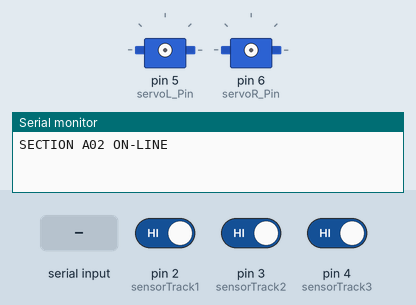
A sketch run on a simulated Arduino Uno, built with avr-gcc and run on an emulated ATmega328P. Shown: 2 × servo, the last lines printed to the serial monitor. The test bench sets the inputs (shaded band); at power-on: pin 2 (sensorTrack1) HIGH, pin 3 (sensorTrack2) HIGH, pin 4 (sensorTrack3) HIGH.

Above: at 2.2 s.
2.3 s: pin 2 (sensorTrack1) driven LOW
4.0 s: pin 3 (sensorTrack2) driven LOW
At 4.43 s:
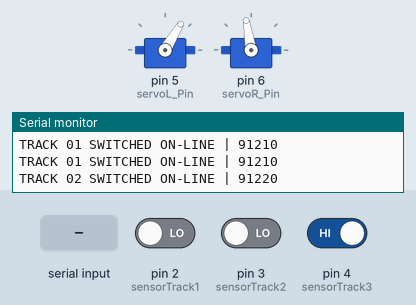
7.0 s: pin 4 (sensorTrack3) driven LOW
At 7.45 s:
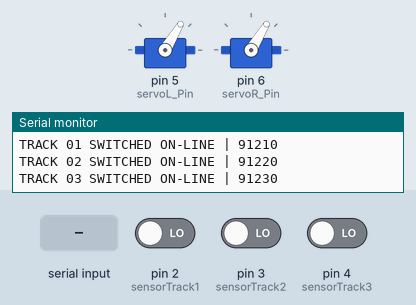
At 8.78 s:
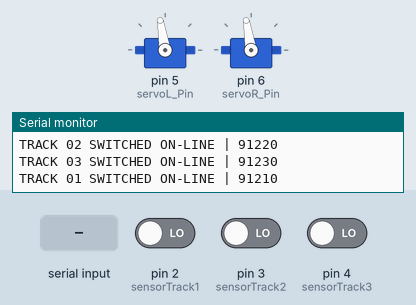
10.0 s: "1013\n" received over Serial
11.7 s: "90,45\n" received over Serial
14.7 s: "30,150\n" received over Serial
Timing chart, 0 to 18.7 s (numbered marks = the images above; inputs shaded):
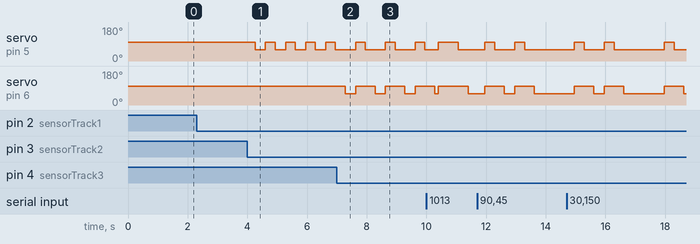

Measured:
- after the input at 4.0 s, servo on pin 5 (servoL_Pin): alternates 99° for 0.33 s and 59° for 0.35 s, starting after 0.26 s
- after the input at 7.0 s, servo on pin 5 (servoL_Pin): alternates 99° for 0.33 s and 59° for 0.67 s, starting after 0.63 s; servo on pin 6 (servoR_Pin): alternates 99° for 0.65 s and 59° for 0.35 s, starting after 0.28 s

The sketch:

Tribrix_Triple_Switch_R40_Section_A02.ino
```cpp
// LEGO_train_track_SECTION_A02 - TRIBRIX TRIPLE SWITCH R40

#include<Servo.h>
#define sensorTrack1  2
#define sensorTrack2  3
#define sensorTrack3  4
Servo servoL;
Servo servoR;
int servoL_Pin = 5;
int servoR_Pin = 6;
int posServoL = 58;
int posServoR = 100;
int delayIsSensorLow = 20;
long data;

void setup() {                  // INITIAL SETTINGS

  //COMM
  Serial.begin(38400);
  delay(1000);

  //INPUTS
  pinMode(sensorTrack1, INPUT_PULLUP);
  pinMode(sensorTrack2, INPUT_PULLUP);
  pinMode(sensorTrack3, INPUT_PULLUP);

  //SETTINGS
  Serial.println("SECTION A02 ON-LINE");

} // end void setup()

void sensorLow(){               // SEKTION A02 SENSORS WORK

  if (isSensorLow(sensorTrack1)){   // SENSOR TRACK 01 IMPULSE
    delay(200);
    TRACK_01_setUp();
  }
  if (isSensorLow(sensorTrack2)){   // SENSOR TRACK 02 IMPULSE
    delay(200);
    TRACK_02_setUp();
  }
  if (isSensorLow(sensorTrack3)){   // SENSOR TRACK 03 IMPULSE
    delay(200);
    TRACK_03_setUp();
  }

} // end void sensorLow()

void TxRxData(){                // TxRxData TRANSMISION

  data = Serial.parseInt();
  delay(10);

  if (data == 1013) TRACK_01_setUp();  // TRACK 1 ON-LINE
  if (data == 1023) TRACK_02_setUp();  // TRACK 2 ON-LINE
  if (data == 1033) TRACK_03_setUp();  // TRACK 3 ON-LINE

} // end void TxRxData()

void TRACK_01_setUp(){          // TRACK 01 ON-LINE

  servoL.attach(servoL_Pin);                          // TUTN ON SERVO L
  servoR.attach(servoR_Pin);                          // TUTN ON SERVO R
  for(posServoL =58; posServoL <100; posServoL +=1){  // SERVO L ON THE POSITION
    servoL.write(posServoL);                          // SERVO L ASIDE
  }
  for(posServoR =58; posServoR <100; posServoR +=1){  // SERVO R ON THE POSITION
    servoR.write(posServoR);                          // SERVO R STRAIGHT
  }
  delay(100);
  servoL.detach();                                    // TUTN OFF SERVO L
  servoR.detach();                                    // TUTN OFF SERVO R
  Serial.print("TRACK 01 SWITCHED ON-LINE | ");
  Serial.println(91210);

} // end void TRACK_01_setUp()

void TRACK_02_setUp(){          // TRACK 02 ON-LINE

  servoL.attach(servoL_Pin);                          // TUTN ON SERVO L
  servoR.attach(servoR_Pin);                          // TUTN ON SERVO R
  for(posServoL =100; posServoL >58; posServoL -=1){  // SERVO L ON THE POSITION
    servoL.write(posServoL);                          // SERVO L STRAIGHT
  }
  for(posServoR =58; posServoR <100; posServoR +=1){  // SERVO R ON THE POSITION
    servoR.write(posServoR);                          // SERVO R STRAIGHT
  }
  delay(100);
  servoL.detach();                                    // TUTN OFF SERVO L
  servoR.detach();                                    // TUTN OFF SERVO R
  Serial.print("TRACK 02 SWITCHED ON-LINE | ");
  Serial.println(91220);

} // end void TRACK_02_setUp()

void TRACK_03_setUp(){          // TRACK 03 ON-LINE

  servoL.attach(servoL_Pin);                          // TUTN ON SERVO L
  servoR.attach(servoR_Pin);                          // TUTN ON SERVO R
  for(posServoL =100; posServoL >58; posServoL -=1){  // SERVO L ON THE POSITION
    servoL.write(posServoL);                          // SERVO L STRAIGHT
  }
  for(posServoR =100; posServoR >58; posServoR -=1){  // SERVO R ON THE POSITION
    servoR.write(posServoR);                          // SERVO R ASIDE
  }
  delay(100);
  servoL.detach();                                    // TUTN OFF SERVO L
  servoR.detach();                                    // TUTN OFF SERVO R
  Serial.print("TRACK 03 SWITCHED ON-LINE | ");
  Serial.println(91230);

} // end void TRACK_03_setUp()

void loop() {                   // WORK IN LOOP

  // EXECUTE void TxRxData()
  if (Serial.available() > 0) TxRxData();

  // EXECUTE void sensorLow()
  if (isSensorLow(sensorTrack1) || isSensorLow(sensorTrack2) || isSensorLow(sensorTrack3)) sensorLow();

} //  end void loop()

bool isSensorLow(int sensor){   // CONTACT VIBRATION PHENOMENO ELIMINATION

if (digitalRead(sensor) == LOW){
    delay(delayIsSensorLow);
    if (digitalRead(sensor) == LOW){
      return true;
    }
  }
  return false;

} // end bool isSensorLow()
```
